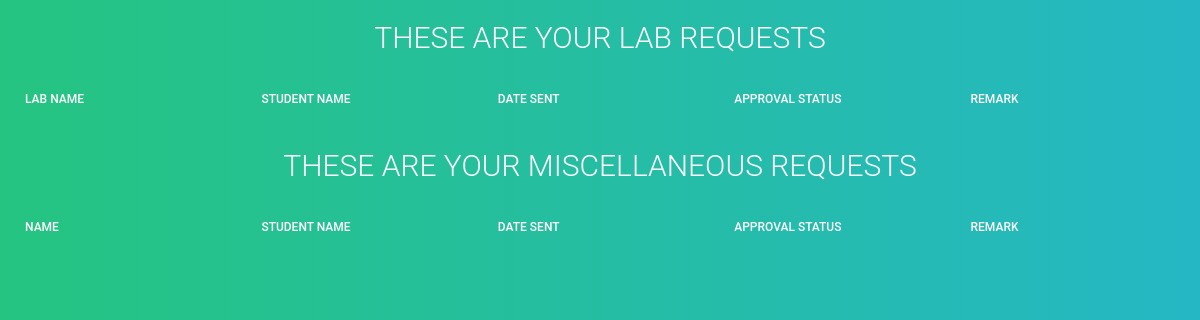
The app's page /, older data.
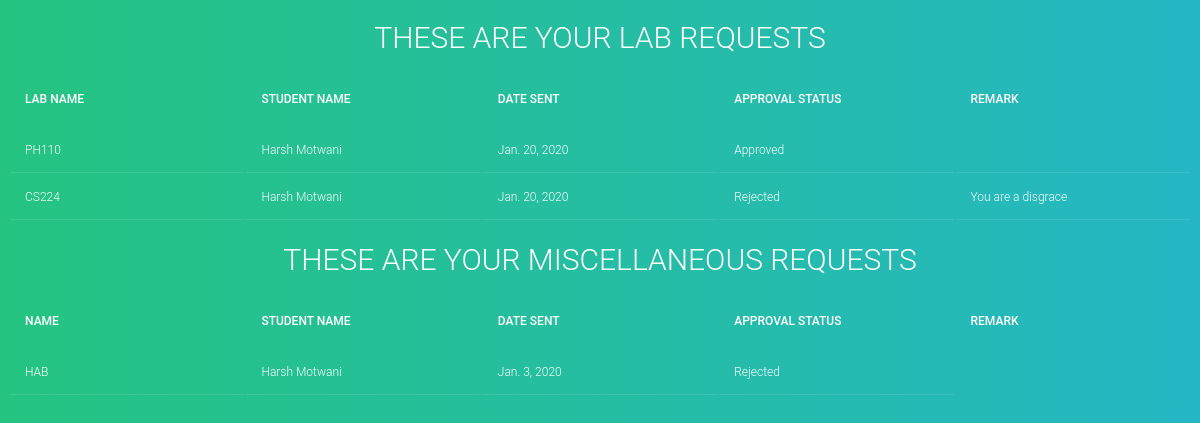
The same page, newer data.
### applyPage/models.py (models this page shows, shortened)
class LabRequestEntry(models.Model):
    name = models.ForeignKey(Lab,on_delete=models.DO_NOTHING)
    student_name = models.ForeignKey(Student, on_delete=models.DO_NOTHING)
    date_sent = models.DateField()
    applied = models.BooleanField()
    approved = models.PositiveSmallIntegerField()
    remark = models.CharField(max_length = 1000,blank=True)

class Lab(models.Model):
	department = models.ForeignKey(Department,on_delete=models.DO_NOTHING)
	course_id = models.CharField(max_length=264,unique=True)
	lab_name = models.CharField(max_length=264,unique=True)

class Student(models.Model):
    student_name = models.CharField(max_length=264,unique=False)
    roll_number = models.IntegerField(unique=True)
    department = models.ForeignKey(Department,on_delete=models.DO_NOTHING)
    date_of_birth = models.DateField()
    email = models.EmailField(max_length=264, unique=True)
    student_type = models.CharField(max_length=264, unique=False)

class OthersRequestEntry(models.Model):
    name = models.ForeignKey(Other ,on_delete=models.DO_NOTHING)
    student_name = models.ForeignKey(Student, on_delete=models.DO_NOTHING)
    date_sent = models.DateField()
    applied = models.BooleanField(default=False)
    approved = models.PositiveSmallIntegerField(default=0)
    remark = models.CharField(max_length=1000,blank=True)

class Other(models.Model):
    name = models.CharField(max_length=264,unique=True)

### applyPage/views.py (the view)
# urls.py: path('',views.index,name="index"),
def index(request):
    lab_request_list = LabRequestEntry.objects.order_by('date_sent')
    other_request_list = OthersRequestEntry.objects.order_by('date_sent')
    request_dict = {"labRequests": lab_request_list, "otherRequests": other_request_list, "student_roll": 180101028}
    return render(request, 'applyPage.html', context=request_dict)

### templates/applyPage.html (shortened to what this page needs)
<!DOCTYPE html>
{% load staticfiles %}
<html lang="en" dir="ltr">
  <head>
    <link rel="stylesheet" href="{% static "css/tablestyle.css" %}"/>
  </head>
  <body>
    <h1>These are your lab requests</h1>
    <div class="tableClass">
      {% if labRequests %}
      <table>
        <thead>
          <th>Lab Name</th>
          <th>Student Name</th>
          <th>Date Sent</th>
          <th>Approval Status</th>
          <th>Remark</th>
        </thead>
        {% for req in labRequests %}
        {% if req.student_name.roll_number == student_roll %}
        <tr>
          <td align="right">{{ req.name.course_id }}</td>
          <td align="right">{{ req.student_name.student_name }}</td>
          <td align="right">{{ req.date_sent }}</td>
          {% if req.approved == 1 %}
          <td align="right">Approved</td>
          {% endif %}
          {% if req.approved == 2 %}
          <td align="right">Rejected</td>
          {% endif %}
          <td>{{ req.remark }}</td>
        </tr>
        {% endif %}
        {% endfor %}
      </table>
      {% else %}
      <p>No record found</p>
      {% endif %}
    </div>
    <h1>These are your miscellaneous requests</h1>
    <div class="tableClass">
      {% if otherRequests %}
      <table>
        <thead>
          <th>Name</th>
          <th>Student Name</th>
          <th>Date Sent</th>
          <th>Approval Status</th>
          <th>Remark</th>
        </thead>
        {% for req in otherRequests %}
        {% if req.student_name.roll_number == student_roll %}
        <tr>
          <td align="right">{{ req.name.name }}</td>
          <td align="right">{{ req.student_name.student_name }}</td>
          <td align="right">{{ req.date_sent }}</td>
          {% if req.approved == 2 %}
          <td align="right">Rejected</td>
          {% endif %}
        </tr>
        {% endif %}
        {% endfor %}
      </table>
      {% else %}
      <p>No records found</p>
      {% endif %}
    </div>
  </body>
</html>

### static/css/tablestyle.css (style rules this page uses)
h1 { font-size: 30px; color: #fff; text-transform: uppercase; font-weight: 300; text-align: center; margin-bottom: 15px; }
table { width:100%; table-layout: fixed; }
th { padding: 20px 15px; text-align: left; font-weight: 500; font-size: 12px; color: #fff; text-transform: uppercase; }
td { padding: 15px; text-align: left; vertical-align:middle; font-weight: 300; font-size: 12px; color: #fff; border-bottom: solid 1px rgba(255,255,255,0.1); }
body { background: -webkit-linear-gradient(left, #25c481, #25b7c4); background: linear-gradient(to right, #25c481, #25b7c4); font-family: 'Roboto', sans-serif; }

Row changes from the older to the newer data that the page shows:
added LabRequestEntry: name.course_id "PH110", student_name.student_name "Harsh Motwani", date_sent "Jan. 20, 2020", approved "Approved"
added LabRequestEntry: name.course_id "CS224", student_name.student_name "Harsh Motwani", date_sent "Jan. 20, 2020", approved "Rejected", remark "You are a disgrace"
now on this page (row edited): OthersRequestEntry: name.name "HAB", student_name.student_name "Harsh Motwani", date_sent "Jan. 3, 2020", approved "Rejected"
